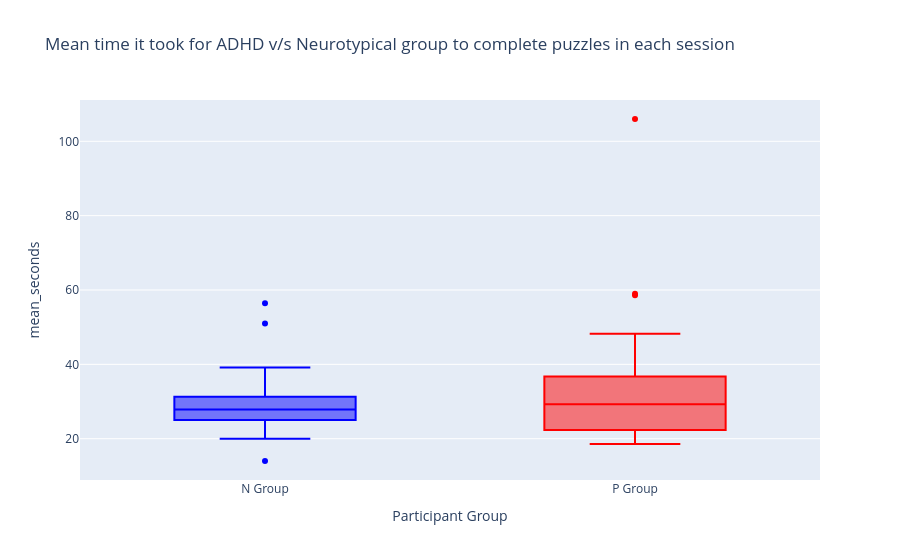

The cell this chart's notebook holds for it:
### Code cell
# Create the box plot
fig = px.box(df_dropped, x='Group', y='mean_seconds', color='Group',
             title='Mean time it took for ADHD v/s Neurotypical group to complete puzzles in each session',
             labels={'Value': 'Measured Value'},
             color_discrete_map={'N Group': 'blue', 'P Group': 'red'})

# Customize the layout
fig.update_layout(
    xaxis_title='Participant Group',
    yaxis_title='mean_seconds',
    showlegend=False
)

# Show the plot
fig.show()

### Figure 1 — Plotly figure (JSON) as saved in the notebook; plotly's stock layout.template omitted (floating-point values rounded to 4 significant figures)
{"data": [{"alignmentgroup": "True", "hovertemplate": "Group=%{x}<br>mean_seconds=%{y}<extra></extra>", "legendgroup": "N Group", "marker": {"color": "blue"}, "name": "N Group", "notched": false, "offsetgroup": "N Group", "orientation": "v", "showlegend": true, "type": "box", "x": ["N Group", "N Group", "N Group", "N Group", "N Group", "N Group", "N Group", "N Group", "N Group", "N Group", "N Group", "N Group", "N Group", "N Group", "N Group", "N Group", "N Group", "N Group", "N Group", "N Group", "N Group", "N Group", "N Group", "N Group", "N Group", "N Group", "N Group", "N Group", "N Group", "N Group", "N Group", "N Group", "N Group", "N Group", "N Group", "N Group", "N Group", "N Group", "N Group", "N Group", "N Group", "N Group", "N Group", "N Group", "N Group", "N Group", "N Group", "N Group", "N Group", "N Group", "N Group", "N Group", "N Group", "N Group", "N Group", "N Group", "N Group", "N Group", "N Group", "N Group", "N Group", "N Group", "N Group", "N Group", "N Group", "N Group", "N Group", "N Group", "N Group", "N Group", "N Group", "N Group", "N Group", "N Group", "N Group", "N Group", "N Group", "N Group", "N Group", "N Group", "N Group", "N Group", "N Group", "N Group", "N Group", "N Group", "N Group", "N Group", "N Group", "N Group", "N Group", "N Group", "N Group", "N Group", "N Group", "N Group", "N Group", "N Group", "N Group", "N Group", "N Group", "N Group", "N Group", "N Group"], "x0": " ", "xaxis": "x", "y": [29.89, 27.21, 27.33, 24.05, 25.05, 25.75, 31.57, 22, 21, 34.19, 30.53, 27.64, 33, 26.1, 26.77, 24.33, 30.31, 33.88, 34.87, 23.85, 22.12, 22.04, 22.32, 20, 20.15, 20.58, 32.23, 38.27, 31.72, 36.67, 26.67, 33.44, 27.84, 26.47, 32.91, 56.43, 34.5, 24.9, 25.33, 34.25, 25.78, 23.85, 24.95, 22.14, 22.19, 21.96, 24.74, 22.1, 22.5, 27.89, 38.08, 34.5, 35, 30.82, 29.44, 51, 14, 30.61, 33.63, 28.24, 37.83, 29.35, 30.06, 27.37, 29.2, 26.33, 34.06, 31.94, 39.18, 28.95, 26.05, 28.16, 28.4, 32.65, 29.73, 35, 28.29, 29.65, 30.56, 30.67, 35.19, 25.57, 25.52, 24.9, 29.61, 27.83, 24.32, 29.56, 26.85, 27.21, 23.09, 30, 23.7, 26.1, 30.47, 28.5, 26.82, 30.62, 25.47, 30.94, 27.65, 25.73, 25.05, 23.46], "y0": " ", "yaxis": "y"}, {"alignmentgroup": "True", "hovertemplate": "Group=%{x}<br>mean_seconds=%{y}<extra></extra>", "legendgroup": "P Group", "marker": {"color": "red"}, "name": "P Group", "notched": false, "offsetgroup": "P Group", "orientation": "v", "showlegend": true, "type": "box", "x": ["P Group", "P Group", "P Group", "P Group", "P Group", "P Group", "P Group", "P Group", "P Group", "P Group", "P Group", "P Group", "P Group", "P Group", "P Group", "P Group", "P Group", "P Group", "P Group", "P Group", "P Group", "P Group", "P Group", "P Group", "P Group", "P Group", "P Group", "P Group", "P Group", "P Group", "P Group", "P Group", "P Group", "P Group", "P Group", "P Group", "P Group", "P Group", "P Group", "P Group", "P Group", "P Group", "P Group", "P Group", "P Group", "P Group", "P Group", "P Group", "P Group", "P Group", "P Group", "P Group", "P Group", "P Group"], "x0": " ", "xaxis": "x", "y": [33.61, 34.38, 42.58, 46.89, 58.56, 48.21, 37.2, 33.75, 32.12, 40.71, 34.62, 38.5, 32, 33.59, 34.35, 31.62, 18.6, 31.71, 59, 30.69, 37.79, 42.92, 36.75, 29, 37.17, 29.53, 43.08, 34.67, 106, 22.33, 22.24, 28.75, 22.58, 23.35, 23, 19.52, 26.9, 25.4, 23.32, 22.38, 21.83, 23.68, 20.56, 22.48, 21.54, 21.31, 22.71, 21.46, 22.62, 22.33, 19.85, 21.73, 20.77, 19.62], "y0": " ", "yaxis": "y"}], "layout": {"boxmode": "overlay", "legend": {"title": {"text": "Group"}, "tracegroupgap": 0}, "showlegend": false, "title": {"text": "Mean time it took for ADHD v/s Neurotypical group to complete puzzles in each session"}, "xaxis": {"anchor": "y", "categoryarray": ["N Group", "P Group"], "categoryorder": "array", "domain": [0, 1], "title": {"text": "Participant Group"}}, "yaxis": {"anchor": "x", "domain": [0, 1], "title": {"text": "mean_seconds"}}}}
